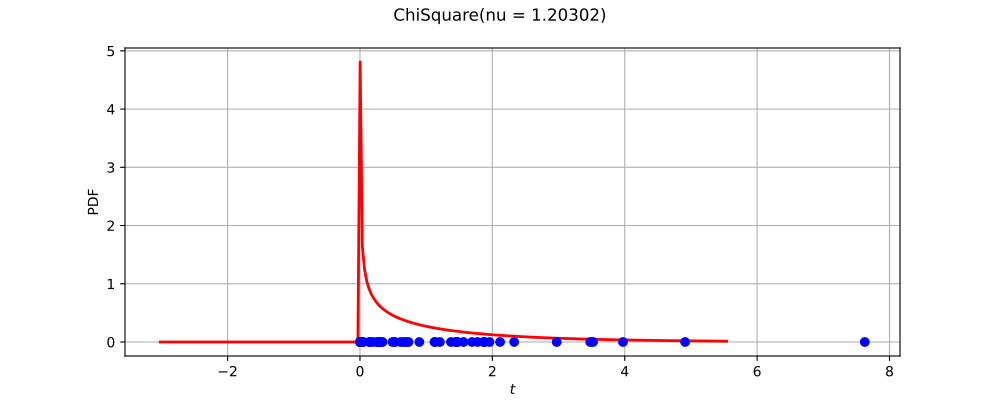

This chart was generated by the following Python code:
import openturns as ot
from matplotlib import pyplot as plt
from openturns.viewer import View
ot.RandomGenerator.SetSeed(0)
factory = ot.ChiSquareFactory()
ref = factory.build()
dimension = ref.getDimension()
if dimension <= 2:
    if dimension == 1:
        sample = ref.getSample(50)
        distribution = factory.build(sample)
        distribution.setDescription(['$t$'])
        pdf_graph = distribution.drawPDF(256)
        cloud = ot.Cloud(sample, ot.Sample(sample.getSize(), 1))
        cloud.setColor('blue')
        cloud.setPointStyle('fcircle')
        pdf_graph.add(cloud)
        pdf_graph.setTitle(str(distribution))
        fig = plt.figure(figsize=(10, 4))
        pdf_axis = fig.add_subplot(111)
        View(pdf_graph, figure=fig, axes=[pdf_axis], add_legend=False)
    else:
        sample = ref.getSample(500)
        distribution = factory.build(sample)
        distribution.setDescription(['$t_0$', '$t_1$'])
        pdf_graph = distribution.drawPDF([256]*2)
        cloud = ot.Cloud(sample)
        cloud.setColor('red')
        cloud.setPointStyle('fcircle')
        pdf_graph.add(cloud)
        pdf_graph.setTitle(str(distribution))
        fig = plt.figure(figsize=(10, 4))
        pdf_axis = fig.add_subplot(111)
        View(pdf_graph, figure=fig, axes=[pdf_axis], add_legend=False, square_axes=True)
